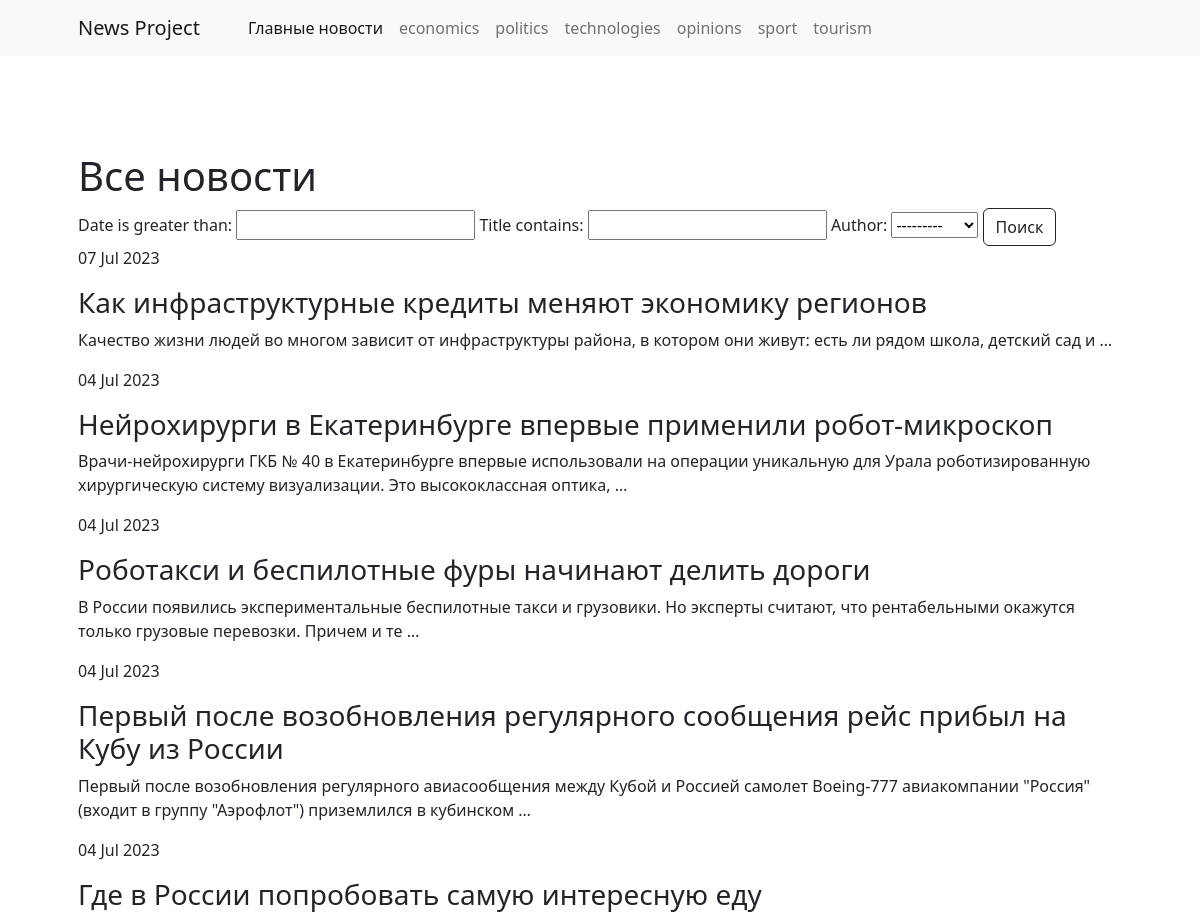
The page /search (upper part) on the database as committed earlier.
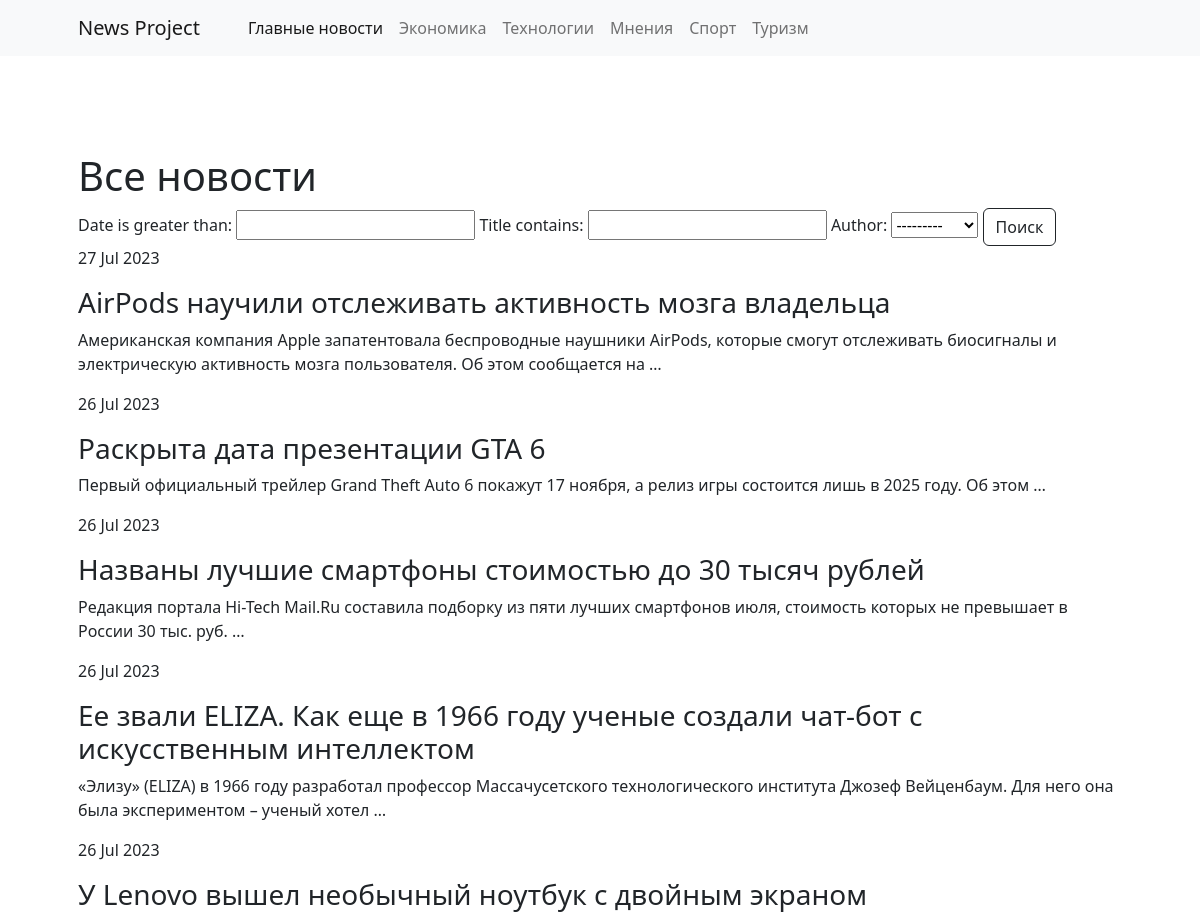
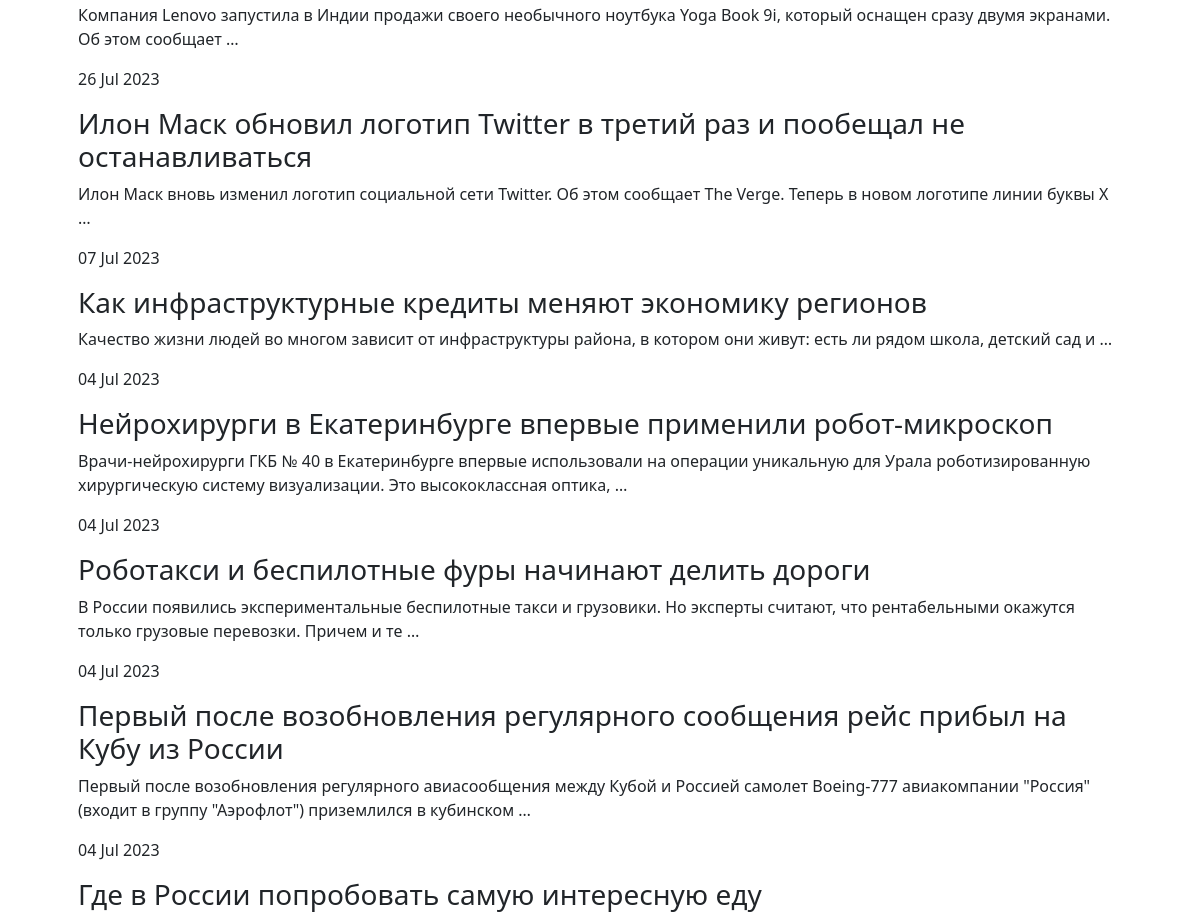
The same page on the database as committed later (2 pictures, top to bottom).
### news/models.py (models this page shows, shortened)
class Category(models.Model):
    name = models.CharField(max_length=64, unique=True)
    subscribers = models.ManyToManyField(User, through='UserCategory', blank=True)
    slug = models.SlugField(max_length=255, unique=True, db_index=True, null=True)

class Post(models.Model):
    author = models.ForeignKey(Author, on_delete=models.CASCADE)
    is_news = models.BooleanField(default=False)  # news=True, article=False
    date = models.DateTimeField(auto_now_add=True)
    title = models.CharField(max_length=255)
    text = models.TextField()
    rating = models.IntegerField(default=0)
    category = models.ManyToManyField(Category, related_name='posts', through='PostCategory')

### news/views.py (the view)
# urls.py: path('search', PostSearh.as_view(), name='search'),
class PostSearh(ListView):
    model = Post
    template_name = 'search.html'
    ordering = ['-id']
    def get_context_data(self, **kwargs):
        context = super().get_context_data(**kwargs)
        context['filter'] = PostFilter(self.request.GET, queryset=self.get_queryset())
        return context

### news/models.py (called while the page is built)
    def __str__(self):
        return f'{self.author.username}'

### news/templatetags/custom_tags.py (called while the page is built)
@register.inclusion_tag('navigation.html', takes_context=True)
def show_navigation(context):
    categories = Category.objects.all()
    return {
        "categories": categories,
    }

### templates/search.html (shortened to what this page needs)
{% extends 'default.html' %}
{% load custom_filters %}
{% block content %}
<h1>Все новости</h1>
<form method="GET">
    {{ filter.form }}
    <button class="btn btn-outline-dark mt-auto">Поиск</button>
</form>
{% for post in filter.qs %}
<p>{{ post.date | date:'d M Y' }}</p>
<h3>{{ post.title | censure:'***' }}</h3>
<p>{{ post.text | truncatewords:20 | censure:'***' }}</p>
{% endfor %}
{% endblock content %}

### templates/navigation.html
{% load cache %}
{% cache 300 navigation %}
<ul class="navbar-nav me-auto mb-2 mb-lg-0 ms-lg-4">
    <li class="nav-item"><a class="nav-link active" aria-current="page" href="/">Главные новости</a></li>
    {% for category in categories %}
    <li class="nav-item"><a class="nav-link" href="{% url 'categories' category.slug %}">{{ category.name }}</a></li>
    {% endfor %}
</ul>
{% endcache %}

Rows that differ between the two databases and show on the page:
removed Category: name "politics"
changed Category: name "economics" → "Экономика"
changed Category: name "technologies" → "Технологии"
changed Category: name "opinions" → "Мнения"
changed Category: name "sport" → "Спорт"
changed Category: name "tourism" → "Туризм"
added Post: date "27 Jul 2023", title|censure "AirPods научили отслеживать активность мозга владельца", text|censure "Американская компания Apple запатентовала беспроводные наушники AirPods, которые смогут отслеживать биосигналы и электрическую активность мозга пользователя. Об этом сообщается на …"
added Post: date "26 Jul 2023", title|censure "Раскрыта дата презентации GTA 6", text|censure "Первый официальный трейлер Grand Theft Auto 6 покажут 17 ноября, а релиз игры состоится лишь в 2025 году. Об этом …"
added Post: date "26 Jul 2023", title|censure "Названы лучшие смартфоны стоимостью до 30 тысяч рублей", text|censure "Редакция портала Hi-Tech Mail.Ru составила подборку из пяти лучших смартфонов июля, стоимость которых не превышает в России 30 тыс. руб. …"
added Post: date "26 Jul 2023", title|censure "Ее звали ELIZA. Как еще в 1966 году ученые создали чат-бот с искусственным интеллектом", text|censure "«Элизу» (ELIZA) в 1966 году разработал профессор Массачусетского технологического института Джозеф Вейценбаум. Для него она была экспериментом – ученый хотел …"
added Post: date "26 Jul 2023", title|censure "У Lenovo вышел необычный ноутбук с двойным экраном", text|censure "Компания Lenovo запустила в Индии продажи своего необычного ноутбука Yoga Book 9i, который оснащен сразу двумя экранами. Об этом сообщает …"
added Post: date "26 Jul 2023", title|censure "Илон Маск обновил логотип Twitter в третий раз и пообещал не останавливаться", text|censure "Илон Маск вновь изменил логотип социальной сети Twitter. Об этом сообщает The Verge. Теперь в новом логотипе линии буквы X …"
